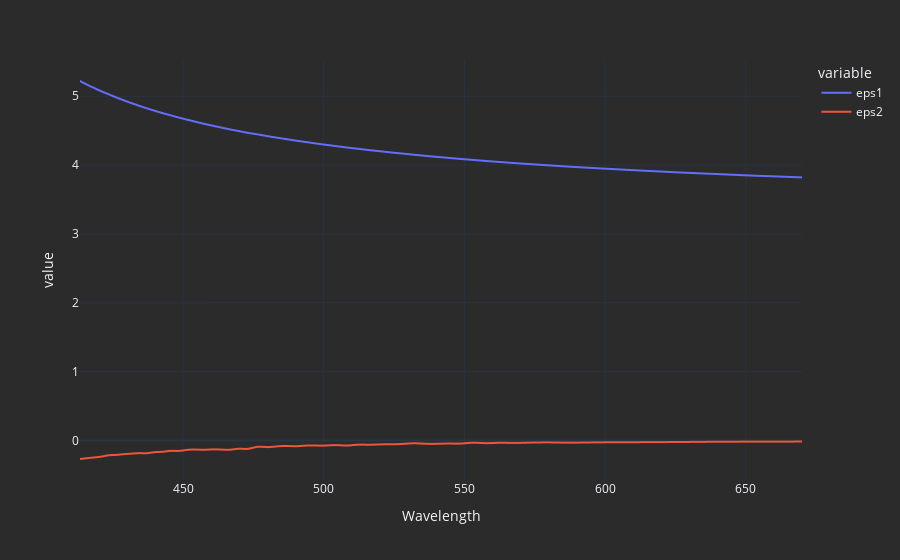

Notebook source saved alongside this figure:
### Code cell
λ = tss.index
si = sr.loadDispersionTable('Semiconductor\\IV\\Si_Aspnes.mat')

pd.DataFrame({'eps1': si.getRefractiveIndexConj(λ).real, 
              'eps2': si.getRefractiveIndexConj(λ).imag}, index=λ).plot()

### Figure 1 — Plotly figure (JSON) as saved in the notebook; plotly's stock layout.template omitted (floating-point values rounded to 4 significant figures; data arrays with more than 128 entries replaced by an {"elided": "..."} marker saying what was removed)
{"data": [{"hovertemplate": "variable=eps1<br>Wavelength=%{x}<br>value=%{y}<extra></extra>", "legendgroup": "eps1", "line": {"color": "#636efa", "dash": "solid"}, "mode": "lines", "name": "eps1", "showlegend": true, "type": "scattergl", "x": {"elided": "590 float values"}, "xaxis": "x", "y": {"elided": "590 float values"}, "yaxis": "y"}, {"hovertemplate": "variable=eps2<br>Wavelength=%{x}<br>value=%{y}<extra></extra>", "legendgroup": "eps2", "line": {"color": "#EF553B", "dash": "solid"}, "mode": "lines", "name": "eps2", "showlegend": true, "type": "scattergl", "x": {"elided": "590 float values"}, "xaxis": "x", "y": {"elided": "590 float values"}, "yaxis": "y"}], "layout": {"autosize": true, "legend": {"title": {"text": "variable"}, "tracegroupgap": 0}, "margin": {"t": 60}, "xaxis": {"anchor": "y", "autorange": true, "domain": [0, 1], "range": [413.4, 670.0], "title": {"text": "Wavelength"}, "type": "linear"}, "yaxis": {"anchor": "x", "autorange": true, "domain": [0, 1], "range": [-0.5731, 5.525], "title": {"text": "value"}, "type": "linear"}}}
